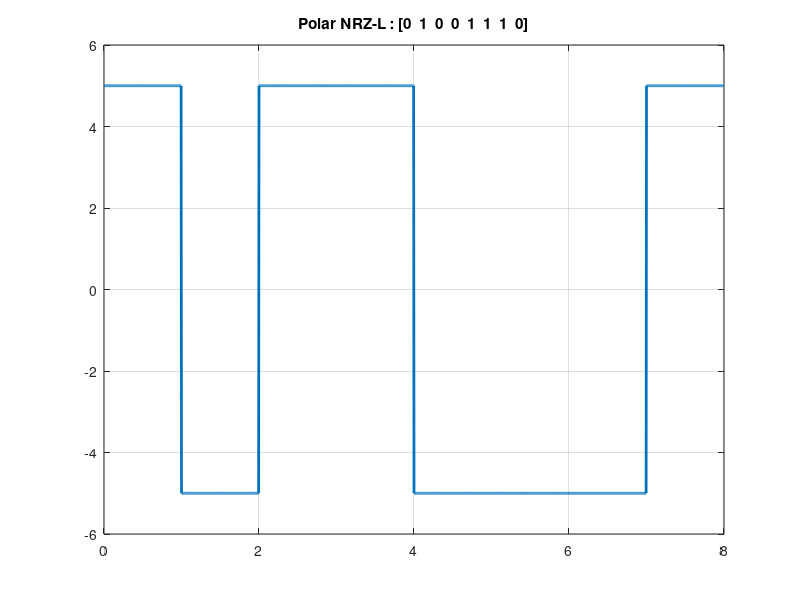

Recreate this plot in MATLAB.
clc;
close all;
clear all;

bits = [0,1,0,0,1,1,1,0]; %8

bitrate = 1;
voltage = 5;

T = length(bits)/bitrate; %total time for bit sequence
n = 200; %sample per bit
N = n * T; %total sample
dt = T / N; %sampling time
t = 0:dt:T-dt; %every time instance
y = zeros(1,length(t)); %output signal

%modulation
for i = 0 : length(bits) - 1
  if(bits(i+1) == 1)
    y(i * n + 1 : (i + 1) * n) = -voltage;
  else
    y(i * n + 1 : (i + 1) * n) = voltage;
  endif
end

plot(t,y,'LineWidth',2);
axis([0 T -voltage-1 voltage+1]);
grid on;
title(['Polar NRZ-L : [' num2str(bits) ']']);

%demodulation
for i = 1 : length(t)
  if(rem(i,n) == 0 && y(i) / voltage == -1)
      receiving_bits(i / n) = 1;
    elseif(rem(i,n) == 0 && y(i) / voltage == 1)
      receiving_bits(i / n) = 0;
  endif
end
%disp("OK DUCK");
disp(receiving_bits);
